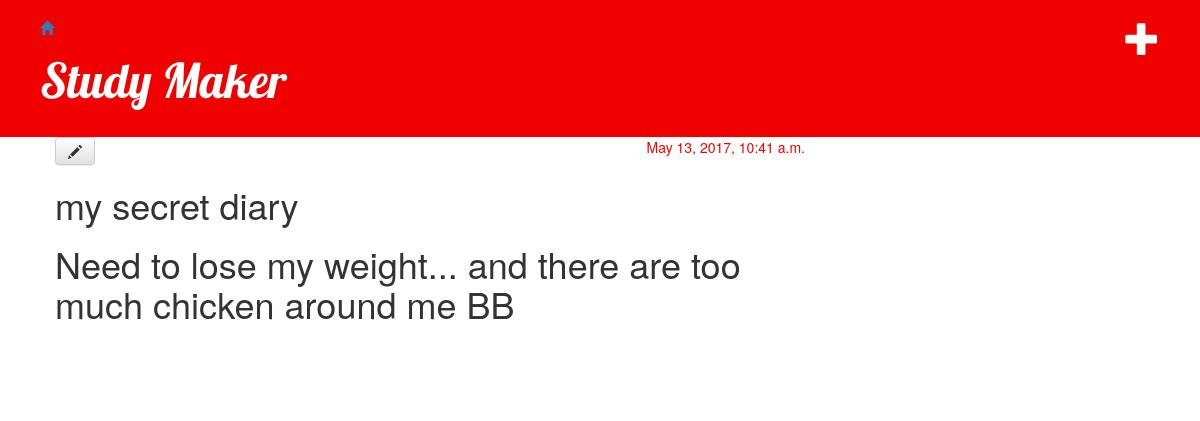
Screenshot of /post/3/ (signed in) with the database file from the repository.
### blog/models.py (models this page shows, shortened)
class Post(models.Model):
        author = models.ForeignKey('auth.User')
        title = models.CharField(max_length=200)
        text = models.TextField()
        created_date = models.DateTimeField(
                default=timezone.now)
        published_date = models.DateTimeField(
                blank=True, null=True)

### blog/views.py (the view)
# urls.py: url(r'^post/(?P<pk>[0-9]+)/$', views.post_detail, name='post_detail'),
@login_required
def post_detail(request, pk):
    post = get_object_or_404(Post, pk=pk)
    return render(request, 'blog/post_detail.html', {'post':post})

### blog/templates/blog/post_detail.html
{% extends 'blog/base.html' %}
{%block content %}
	<div class="post">
		{% if post.published_date %}
			<div class="date">
				{{post.published_date}}
			</div>
		{% endif %}
		<a class="btn btn-default" href="{% url 'post_edit' pk=post.pk %}"><span class="glyphicon glyphicon-pencil"></span></a>
		<h1>{{ post.title }}<h1>
		<p>{{ post.text|linebreaksbr }}
	</div>
{% endblock %}

### blog/static/css/blog.css (style rules this page uses)
body { paddling-left: 15px; }
h1, h2, h3, h4 { font=family: 'Lobster', cursive; }
.date { float: right; color: #F10100; }
.post { margin-bottom: 70px; }

### rows the page displays
Post: published_date "May 13, 2017, 10:41 a.m.", title "my secret diary", text "Need to lose my weight... and there are too much chicken around me BB"
